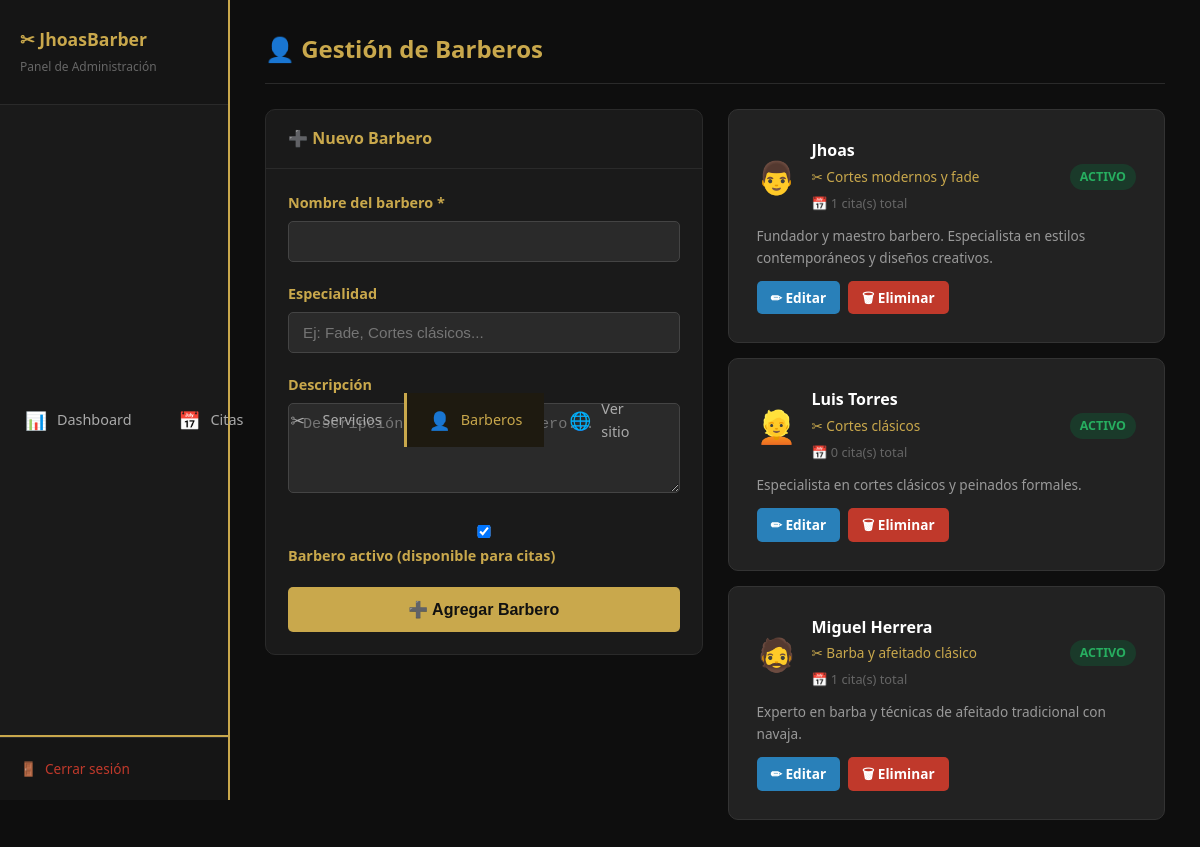
The page /admin/barberos.php (signed in) on the database its author committed.
### tables this page shows
CREATE TABLE IF NOT EXISTS `barberos` (
  `id` INT AUTO_INCREMENT PRIMARY KEY,
  `nombre` VARCHAR(100) NOT NULL,
  `especialidad` VARCHAR(150) DEFAULT 'Corte clásico',
  `descripcion` TEXT DEFAULT NULL,
  `activo` TINYINT(1) DEFAULT 1,
  `created_at` TIMESTAMP DEFAULT CURRENT_TIMESTAMP
);

### config/db.php (called while the page is built, shortened)
<?php
function sanitize($data) {
    return htmlspecialchars(strip_tags(trim($data)));
}

### admin/barberos.php (the view, shortened to what this page needs)
<?php
require_once 'includes/admin_header.php';
$db = getDB();
$editando = null;
$barberos = $db->query("SELECT b.*, (SELECT COUNT(*) FROM citas c WHERE c.barbero_id=b.id) AS total_citas FROM barberos b ORDER BY b.nombre")->fetch_all(MYSQLI_ASSOC);
$barberIcons = ['👨','👱','🧔','👲','🧑'];
?>
<div class="admin-header">
    <h1>👤 Gestión de Barberos</h1>
</div>
<div class="grid grid-2" style="align-items:start; gap:25px;">
    <div class="panel">
        <div class="panel-header">
            <h3><?= $editando ? '✏ Editar Barbero' : '➕ Nuevo Barbero' ?></h3>
        </div>
        <div class="panel-body">
            <form method="POST" class="admin-form">
                <div class="form-group">
                    <label>Nombre del barbero *</label>
                    <input type="text" name="nombre" required value="<?= sanitize($editando['nombre'] ?? $_POST['nombre'] ?? '') ?>">
                </div>
                <div class="form-group">
                    <label>Especialidad</label>
                    <input type="text" name="especialidad" placeholder="Ej: Fade, Cortes clásicos..." value="<?= sanitize($editando['especialidad'] ?? $_POST['especialidad'] ?? '') ?>">
                </div>
                <div class="form-group">
                    <label>Descripción</label>
                    <textarea name="descripcion" placeholder="Descripción breve del barbero..."><?= sanitize($editando['descripcion'] ?? $_POST['descripcion'] ?? '') ?></textarea>
                </div>
                <div class="form-group">
                    <label>
                        <input type="checkbox" name="activo" value="1" <?= ($editando['activo'] ?? 1) ? 'checked' : '' ?>>
                        Barbero activo (disponible para citas)
                    </label>
                </div>
                <button type="submit" class="btn btn-gold" style="width:100%;">
                    <?= $editando ? '💾 Guardar Cambios' : '➕ Agregar Barbero' ?>
                </button>
            </form>
        </div>
    </div>
    <div>
        <?php foreach ($barberos as $i => $b): ?>
        <div class="card mb-20" style="margin-bottom:15px; border-color:<?= $b['activo']?'#333':'#c0392b' ?>;">
            <div class="flex-between">
                <div style="display:flex;align-items:center;gap:15px;">
                    <div style="font-size:2rem;"><?= $barberIcons[$i % count($barberIcons)] ?></div>
                    <div>
                        <strong style="color:#fff;font-size:1rem;"><?= sanitize($b['nombre']) ?></strong><br>
                        <span style="color:#c9a84c;font-size:.85rem;">✂ <?= sanitize($b['especialidad']) ?></span><br>
                        <span style="color:#666;font-size:.8rem;">📅 <?= $b['total_citas'] ?> cita(s) total</span>
                    </div>
                </div>
                <span class="badge" style="background:<?= $b['activo']?'#1a3a2a':'#3a1a1a' ?>;color:<?= $b['activo']?'#27ae60':'#c0392b' ?>">
                    <?= $b['activo']?'Activo':'Inactivo' ?>
                </span>
            </div>
            <?php if ($b['descripcion']): ?>
                <p style="color:#999;font-size:.85rem;margin-top:10px;"><?= sanitize($b['descripcion']) ?></p>
            <?php endif; ?>
            <div style="margin-top:12px;display:flex;gap:8px;">
                <a href="?edit=<?= $b['id'] ?>" class="btn btn-info btn-sm">✏ Editar</a>
                <a href="?delete=<?= $b['id'] ?>" class="btn btn-danger btn-sm" onclick="return confirm('¿Eliminar/desactivar este barbero?')">🗑 Eliminar</a>
            </div>
        </div>
        <?php endforeach; ?>
    </div>
</div>
<?php require_once 'includes/admin_footer.php'; ?>

### assets/style.css (style rules this page uses)
* { margin: 0; padding: 0; box-sizing: border-box; }
:root { --gold: #c9a84c; --gold-d: #a07830; --dark: #111111; --dark2: #1a1a1a; --dark3: #222222; --gray: #444444; --light: #f5f5f5; --white: #ffffff; --danger: #c0392b; --success: #27ae60; --info: #2980b9; }
body { font-family: 'Segoe UI', Tahoma, Geneva, Verdana, sans-serif; background: var(--dark); color: var(--light); line-height: 1.6; }
a { color: var(--gold); text-decoration: none; }
.btn { display: inline-block; padding: 13px 32px; border-radius: 5px; font-weight: 700; font-size: 1rem; cursor: pointer; transition: all .25s; border: none; text-align: center; }
.btn-gold { background: var(--gold); color: var(--dark); }
.btn-danger { background: var(--danger); color: #fff; }
.btn-info { background: var(--info); color: #fff; }
.btn-sm { padding: 6px 14px; font-size: .85rem; }
.grid { display: grid; gap: 25px; }
.grid-2 { grid-template-columns: repeat(auto-fit, minmax(320px, 1fr)); }
.card { background: var(--dark3); border: 1px solid #333; border-radius: 10px; padding: 28px; transition: transform .25s, border-color .25s; }
.card p { color: #aaa; font-size: .95rem; }
.form-group { margin-bottom: 20px; }
.form-group label { display: block; color: var(--gold); margin-bottom: 7px; font-weight: 600; font-size: .9rem; }
.form-group input, .form-group select, .form-group textarea { width: 100%; padding: 11px 14px; background: #2a2a2a; border: 1px solid #444; border-radius: 5px; color: var(--white); font-size: .95rem; transition: border-color .2s; }
.form-group textarea { resize: vertical; min-height: 90px; }
.badge { padding: 3px 10px; border-radius: 20px; font-size: .78rem; font-weight: 700; text-transform: uppercase; }
.mb-20 { margin-bottom: 20px; }
.flex-between { display: flex; align-items: center; justify-content: space-between; }

### assets/admin.css (style rules this page uses)
body.admin-body { display: flex; min-height: 100vh; background: #0e0e0e; }
.admin-header { display: flex; align-items: center; justify-content: space-between; margin-bottom: 25px; padding-bottom: 15px; border-bottom: 1px solid #2a2a2a; }
.admin-header h1 { color: #c9a84c; font-size: 1.5rem; }
.panel { background: #1a1a1a; border-radius: 10px; border: 1px solid #2a2a2a; overflow: hidden; margin-bottom: 25px; }
.panel-header { padding: 16px 22px; border-bottom: 1px solid #2a2a2a; display: flex; align-items: center; justify-content: space-between; }
.panel-header h3 { color: #c9a84c; font-size: 1rem; }
.panel-body { padding: 22px; }

### rows shown on the page
barberos: barberIcons "👨", nombre "Jhoas", especialidad "Cortes modernos y fade", total_citas "1", activo "ACTIVO", descripcion "Fundador y maestro barbero. Especialista en estilos contemporáneos y diseños creativos."
barberos: barberIcons "👱", nombre "Luis Torres", especialidad "Cortes clásicos", total_citas "0", activo "ACTIVO", descripcion "Especialista en cortes clásicos y peinados formales."
barberos: barberIcons "🧔", nombre "Miguel Herrera", especialidad "Barba y afeitado clásico", total_citas "1", activo "ACTIVO", descripcion "Experto en barba y técnicas de afeitado tradicional con navaja."
